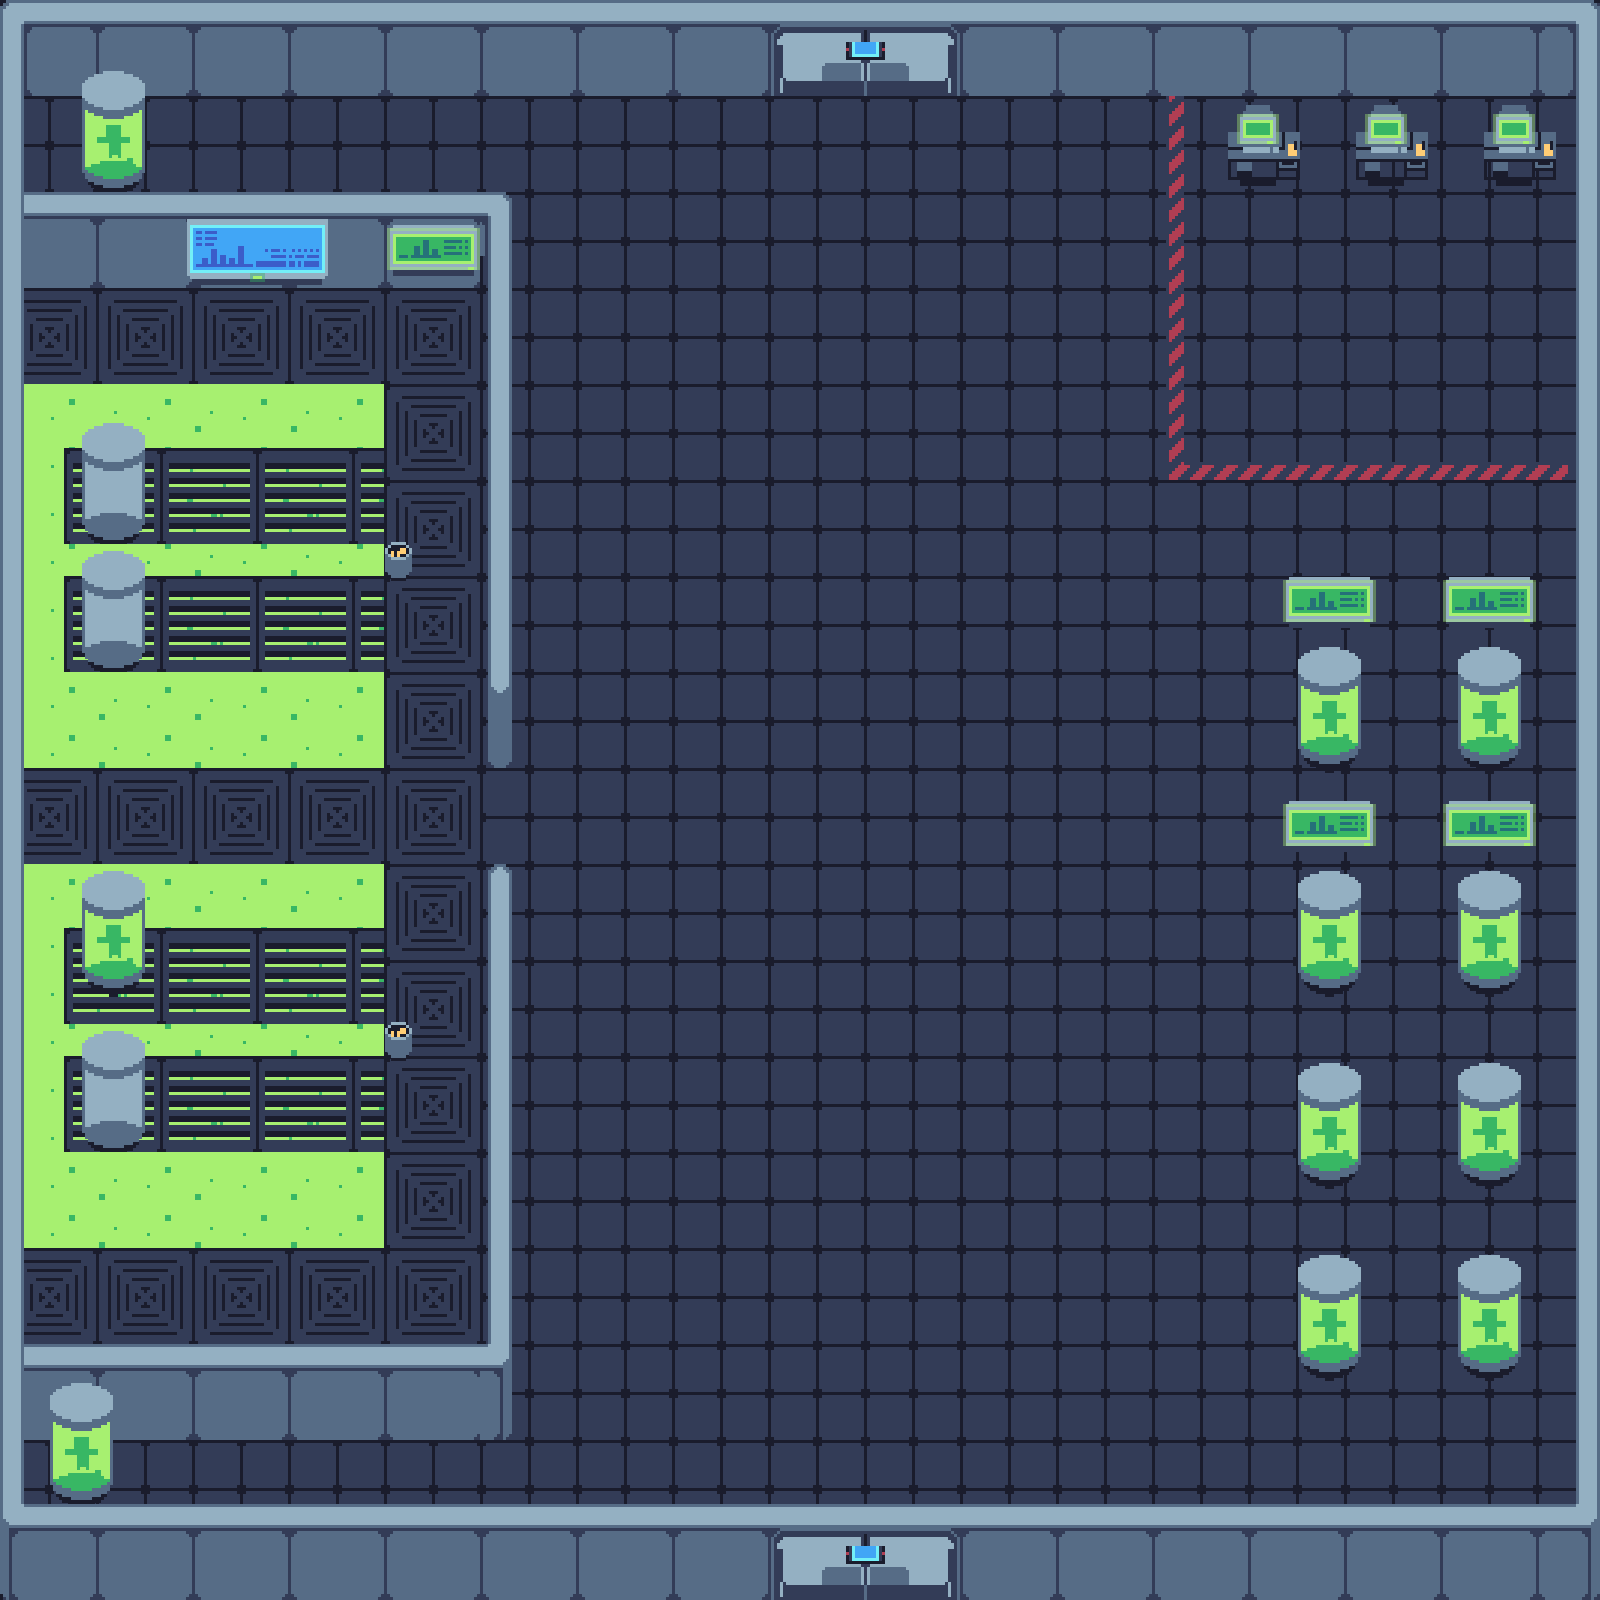

This is a level from a 2D game, rendered from its Tiled map with the project's own tilesets. A one-line summary and the map file follow, with tile-layer data summarised:
An orthogonal 50x50 tile map with 32x32 px tiles, 5 tile layers (floor, walls2, walls, items, ...), 2 tilesets and 47 objects.

<map version="1.9" tiledversion="1.9.1" orientation="orthogonal" renderorder="right-down" width="50" height="50" tilewidth="32" tileheight="32" infinite="0" nextlayerid="9" nextobjectid="52">
 <editorsettings>
  <export target="level3.lua" format="lua" />
 </editorsettings>
 <tileset firstgid="1" name="tileset x3" tilewidth="32" tileheight="32" tilecount="7659" columns="111">
  <image source="tileset x3.png" width="3552" height="2208" />
 </tileset>
 <tileset firstgid="7660" name="props and items x3" tilewidth="32" tileheight="32" tilecount="4752" columns="72">
  <image source="props and items x3.png" width="2304" height="2112" />
 </tileset>
 <layer id="1" name="floor" width="50" height="50">
  <data>[2500 cells, 2500 non-empty, 36 distinct tile ids]</data>
 </layer>
 <layer id="4" name="walls2" width="50" height="50">
  <data>[2500 cells, 126 non-empty, 34 distinct tile ids]</data>
 </layer>
 <layer id="2" name="walls" width="50" height="50">
  <data>[2500 cells, 388 non-empty, 47 distinct tile ids]</data>
 </layer>
 <objectgroup id="8" name="Transitions">
  <object id="50" x="777.333" y="10.6667" width="176" height="65.3333" />
  <object id="51" x="774.667" y="1508" width="178.667" height="81.3333" />
 </objectgroup>
 <layer id="3" name="items" width="50" height="50">
  <data>[2500 cells, 276 non-empty, 63 distinct tile ids]</data>
 </layer>
 <layer id="5" name="puzzlelock" width="50" height="50">
  <data>[2500 cells, 26 non-empty, 4 distinct tile ids]</data>
 </layer>
 <objectgroup id="6" name="Walls">
  <object id="2" x="9.09091" y="-3.0303" width="1587.88" height="60.6061" />
  <object id="3" x="109.091" y="87.8788" width="18.1818" height="75.7576" />
  <object id="4" x="12" y="70.6667" width="8" height="1522.67" />
  <object id="5" x="26.6667" y="682.667" width="344" height="65.3333" />
  <object id="6" x="93.3333" y="556" width="37.3333" height="112" />
  <object id="7" x="98.6667" y="433.333" width="28" height="96" />
  <object id="8" x="21.3333" y="544" width="358.667" height="26.6667" />
  <object id="9" x="22.6667" y="385.333" width="357.333" height="38.6667" />
  <object id="10" x="24" y="865.333" width="349.333" height="36" />
  <object id="11" x="105.333" y="893.333" width="26.6667" height="86.6667" />
  <object id="12" x="94.6667" y="1040" width="34.6667" height="96" />
  <object id="13" x="26.6667" y="1152" width="341.333" height="60" />
  <object id="14" x="58.6667" y="1026.67" width="324" height="24" />
  <object id="15" x="18.6667" y="1348" width="484" height="52" />
  <object id="16" x="492" y="869.333" width="12" height="530.667" />
  <object id="17" x="494.667" y="204" width="12" height="558.667" />
  <object id="18" x="22.6667" y="197.333" width="478.667" height="50.6667" />
  <object id="19" x="10.6667" y="1514.67" width="1584" height="68" />
  <object id="20" x="1581.33" y="42.6667" width="4" height="1514.67" />
  <object id="21" x="1317.33" y="1262.67" width="24" height="100" />
  <object id="22" x="1478.67" y="1258.67" width="21.3333" height="76" />
  <object id="23" x="1468" y="1069.33" width="37.3333" height="74.6667" />
  <object id="24" x="1312" y="1069.33" width="32" height="66.6667" />
  <object id="25" x="1312" y="873.333" width="32" height="82.6667" />
  <object id="26" x="1472" y="876" width="33.3333" height="70.6667" />
  <object id="27" x="1292" y="797.333" width="70.6667" height="22.6667" />
  <object id="28" x="1448" y="800" width="74.6667" height="26.6667" />
  <object id="29" x="1325.33" y="646.667" width="9.33333" height="80" />
  <object id="30" x="1486.67" y="648" width="9.33333" height="88" />
  <object id="31" x="1310.67" y="650.667" width="36" height="76" />
  <object id="32" x="1472" y="657.333" width="36" height="72" />
  <object id="33" x="1296" y="577.333" width="66.6667" height="33.3333" />
  <object id="34" x="1445.33" y="582.667" width="78.6667" height="30.6667" />
  <object id="35" x="1244" y="113.333" width="30.6667" height="36" />
  <object id="36" x="1368" y="106.667" width="42.6667" height="38.6667" />
  <object id="37" x="1497.33" y="110.667" width="41.3333" height="36" />
  <object id="38" x="1358.67" y="126.667" width="38.6667" height="24" />
  <object id="39" x="1484" y="130.667" width="13.3333" height="16" />
  <object id="40" x="1413.33" y="128" width="9.33333" height="20" />
  <object id="41" x="1281.33" y="132" width="20" height="22.6667" />
  <object id="42" x="1232" y="133.333" width="28" height="18.6667" />
  <object id="43" x="1522.67" y="129.333" width="29.3333" height="21.3333" />
 </objectgroup>
 <objectgroup id="7" name="Puzzlelock">
  <object id="47" x="1168" y="96" width="18" height="383" />
  <object id="48" x="1169" y="463" width="334" height="16" />
  <object id="49" x="1502" y="464" width="78" height="17" />
 </objectgroup>
</map>
